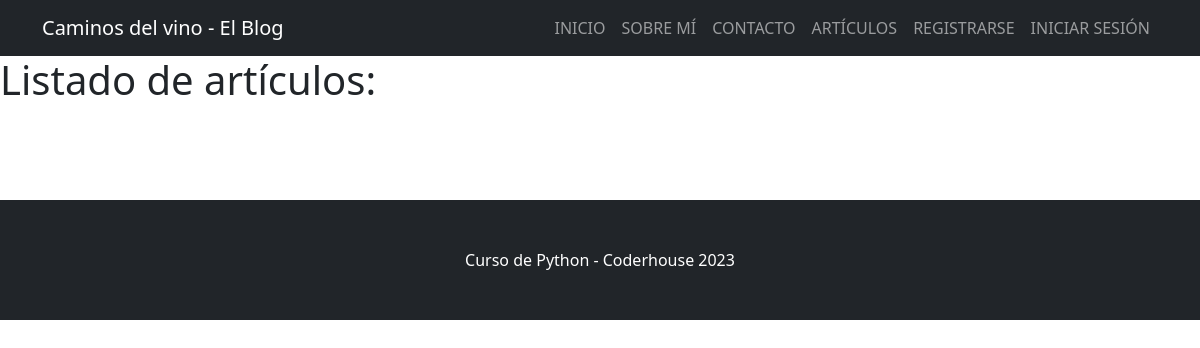
Before: /articulos/entradas/ with the older database file.
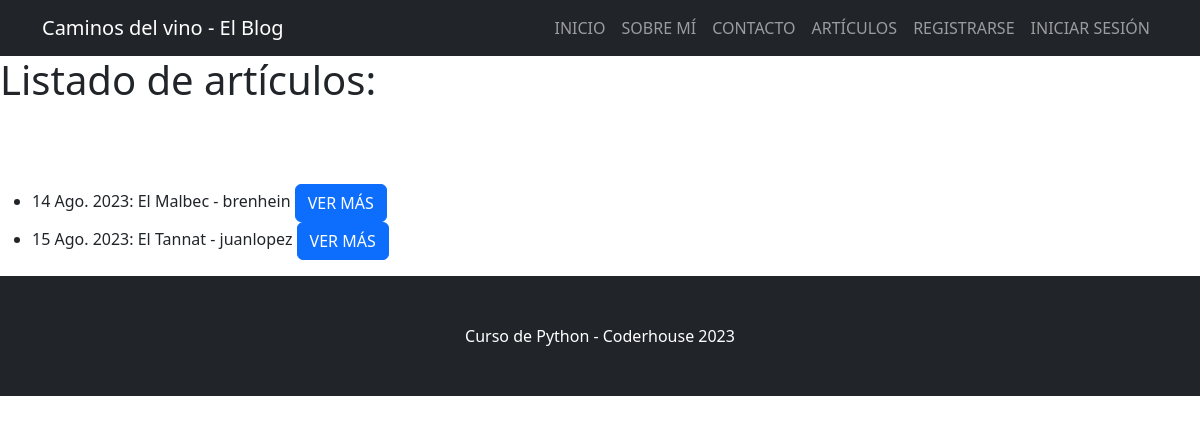
After: the same page with the newer database file.
### blog/models.py (models this page shows, shortened)
class Articulo(models.Model):
    titulo = models.CharField(max_length=256)
    subtitulo = models.CharField(max_length=256)
    cuerpo = models.TextField(blank=True)
    autor = models.ForeignKey(User, on_delete=models.CASCADE, null=True)
    fecha = models.DateField(auto_now_add=True)
    imagen = models.ImageField(upload_to="entradas/", null="True", blank=True)

### blog/views.py (the view)
# urls.py: path("entradas/", ArticuloListView.as_view(), name="lista_articulos"),
class ArticuloListView(ListView):
    model = Articulo
    template_name = "blog/articulo_lista.html"

### blog/templates/blog/articulo_lista.html (shortened to what this page needs)
{% extends "base.html" %}
{% block contenido %}
<h1>Listado de artículos:</h1>
<br>
<br><br>
<ul>
{% for articulo in object_list %}
    <li>
        {{ articulo.fecha }}: {{ articulo.titulo }} - {{ articulo.autor }}
        <a class="btn btn-primary" href="{% url 'ver_articulo' articulo.id %}" type="button">VER MÁS</a>
    </li>
{% endfor %}
</ul>
{% endblock %}

### templates/base.html (shortened to what this page needs)
{% load static %}
<!DOCTYPE html>
<html lang="en">
    <head>
        <link href="{% static 'css/styles.css' %}" rel="stylesheet" />
    </head>
    <body>
        <nav class="navbar navbar-expand-lg navbar-dark bg-dark">
            <div class="container">
                {% if user.is_authenticated %}
                <a class="navbar-brand">Caminos del vino - El Blog - ¡Bienvenido, {{ user.username }}!</a>
                {% else %}
                <a class="navbar-brand">Caminos del vino - El Blog </a>
                {% endif %}
                <div class="collapse navbar-collapse" id="navbarSupportedContent">
                    <ul class="navbar-nav ms-auto mb-2 mb-lg-0">
                        <li class="nav-item"><a class="nav-link" href="{% url 'inicio' %}">INICIO</a></li>
                        <li class="nav-item"><a class="nav-link" href="{% url 'sobre_mi' %}">SOBRE MÍ</a></li>
                        <li class="nav-item"><a class="nav-link" href="{% url 'enviar_consulta' %}">CONTACTO</a></li>
                        <li class="nav-item"><a class="nav-link" href="{% url 'lista_articulos' %}">ARTÍCULOS</a></li>
                        {% if user.is_authenticated %}
                        <li class="nav-item"><a class="nav-link" href="{% url 'mi_perfil' %}">MI CUENTA</a></li>
                        <li class="nav-item"><a class="nav-link" href="{% url 'logout' %}">CERRAR SESIÓN</a></li>
                        {% else %}
                        <li class="nav-item"><a class="nav-link" href="{% url 'registro' %}">REGISTRARSE</a></li>
                        <li class="nav-item"><a class="nav-link" href="{% url 'login' %}">INICIAR SESIÓN</a></li>
                        {% endif %}
                    </ul>
                </div>
            </div>
        </nav>
        {% block contenido %}
        {% endblock contenido %}
        <footer class="py-5 bg-dark">
            <div class="container"><p class="m-0 text-center text-white">Curso de Python - Coderhouse 2023</p></div>
        </footer>
    </body>
</html>

Changed rows visible on the page:
added Articulo: fecha "14 Ago. 2023", titulo "El Malbec", autor "brenhein"
added Articulo: fecha "15 Ago. 2023", titulo "El Tannat", autor "juanlopez"
